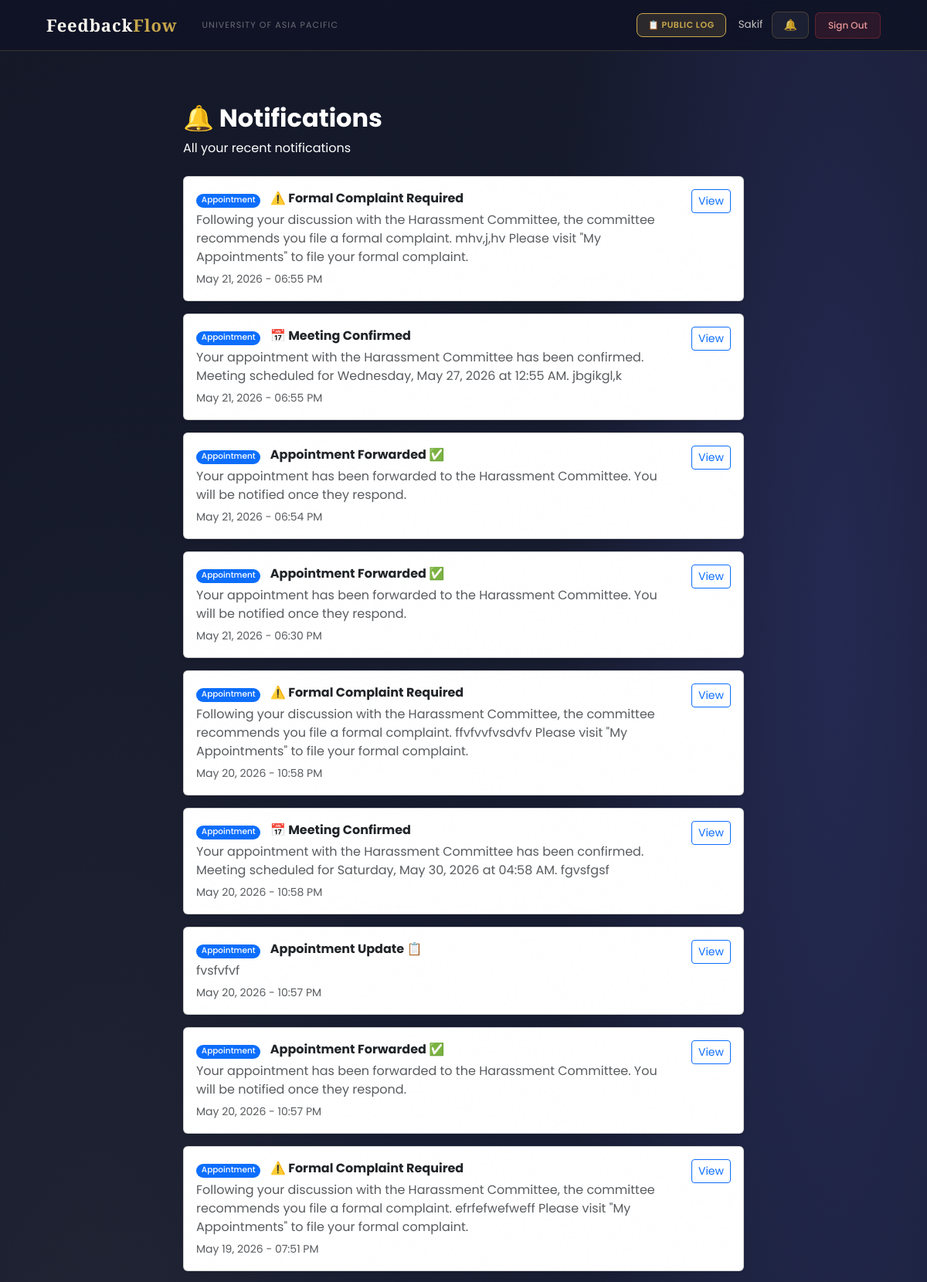
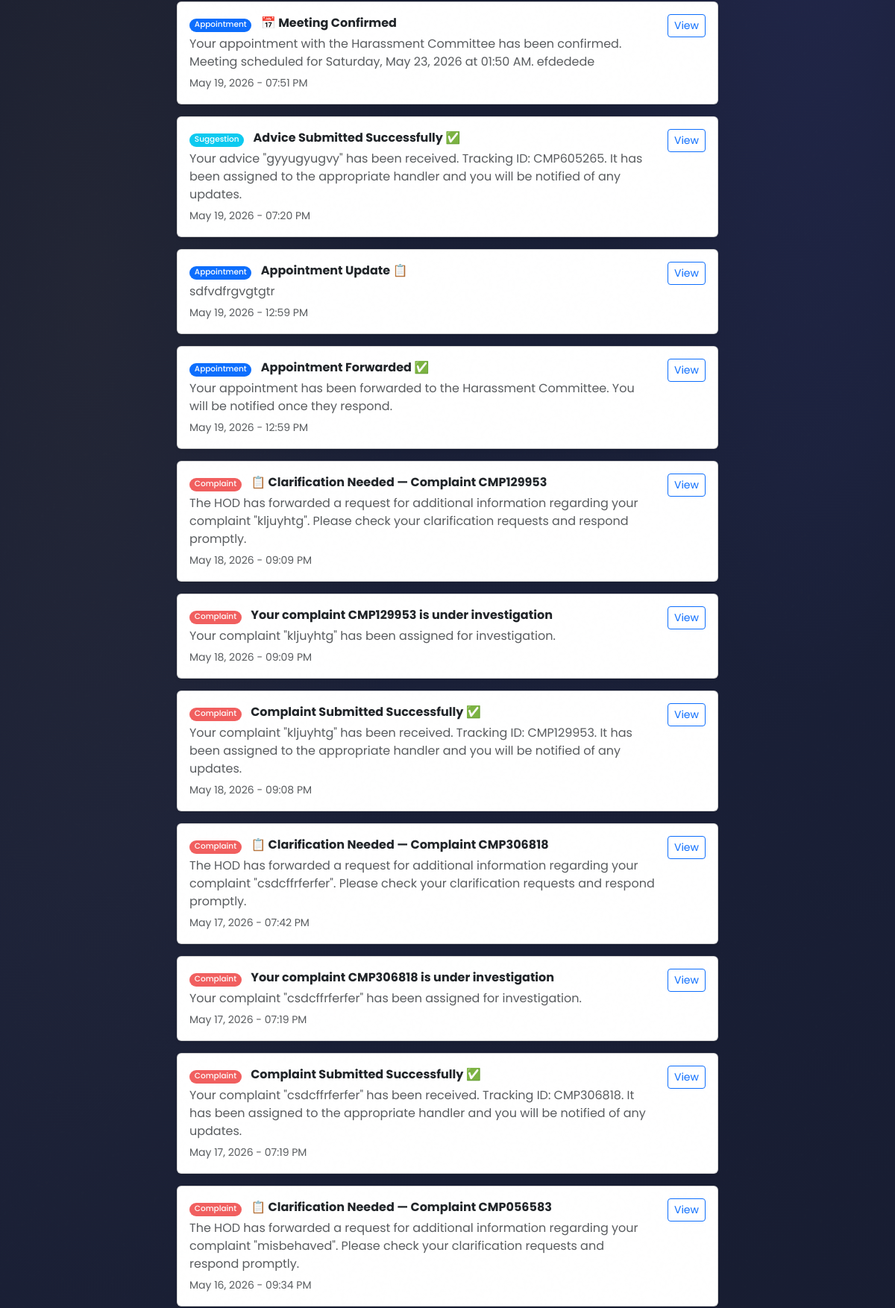
/notifications/ (signed in, upper part), run on the app's committed database (2 pictures, top to bottom).
### users/models.py (models this page shows, shortened)
class User(AbstractBaseUser, PermissionsMixin):
    ROLE_CHOICES = (
        ('Student',   'Student'),
        ('Faculty',   'Faculty'),
        ('HOD',       'Head of Department'),
        ('Staff',     'Staff'),
        ('DAO',       'Dean of Administration Office'),
        ('Admin',     'Administrator'),
        ('Committee', 'Committee Member'),
    )
    DEPARTMENT_CHOICES = (
        ('DBA',          'Department of Business Administration'),
        ('CSE',          'Department of Computer Science and Engineering'),
        ('CE',           'Department of Civil Engineering'),
        ('EEE',          'Department of Electrical and Electronic Engineering'),
        ('Pharmacy',     'Department of Pharmacy'),
        ('Law',          'Department of Law and Human Rights'),
        ('English',      'Department of English'),
        ('Architecture', 'Department of Architecture'),
    )
    COMMITTEE_TYPE_CHOICES = (
        ('Harassment Committee', 'Harassment Committee'),
        ('Proctorial Committee', 'Proctorial Committee'),
    )
    email          = models.EmailField(unique=True, max_length=255)
    full_name      = models.CharField(max_length=150)
    role           = models.CharField(max_length=20, choices=ROLE_CHOICES)
    department     = models.CharField(max_length=100, choices=DEPARTMENT_CHOICES, null=True, blank=True)
    student_id     = models.CharField(max_length=50, unique=True, null=True, blank=True)
    committee_type = models.CharField(max_length=50, choices=COMMITTEE_TYPE_CHOICES, null=True, blank=True)
    is_active      = models.BooleanField(default=True)
    is_staff       = models.BooleanField(default=False)
    created_at     = models.DateTimeField(auto_now_add=True)
    updated_at     = models.DateTimeField(auto_now=True)
    USERNAME_FIELD  = 'email'
    REQUIRED_FIELDS = ['full_name']
    objects = UserManager()
    class Meta:
        verbose_name        = 'User'
        verbose_name_plural = 'Users'
        ordering            = ['-created_at']
    def get_short_name(self):
        return self.full_name.split()[0] if self.full_name else self.email

class Notification(models.Model):
    NOTIFICATION_TYPES = [
        ('complaint',    'Complaint'),
        ('appointment',  'Appointment'),
        ('update',       'Complaint Update'),
        ('feedback',     'Feedback'),
        ('announcement', 'Announcement'),
    ]
    recipient         = models.ForeignKey('User', on_delete=models.CASCADE, related_name='notifications')
    title             = models.CharField(max_length=200)
    message           = models.TextField()
    notification_type = models.CharField(max_length=20, choices=NOTIFICATION_TYPES)
    link              = models.CharField(max_length=200, blank=True, null=True)
    is_read           = models.BooleanField(default=False)
    created_at        = models.DateTimeField(auto_now_add=True)
    class Meta:
        ordering = ['-created_at']

### users/views.py (the view)
# urls.py: path('notifications/',                            views.notifications_view,     name='notifications'),
@login_required
def notifications_view(request):
    notifications = Notification.objects.filter(
        recipient=request.user
    ).order_by('-created_at')
    notifications.filter(is_read=False).update(is_read=True)
    return render(request, 'users/notifications.html', {
        'notifications': notifications,
        'page_title':    'Notifications',
    })

### users/context_processors.py (called while the page is built)
def notifications_count(request):
    if request.user.is_authenticated:
        from users.models import Notification, Announcement
        count = Notification.objects.filter(
            recipient=request.user,
            is_read=False
        ).count()
        active_announcements = []
        for ann in Announcement.objects.filter(is_active=True).order_by('-created_at')[:10]:
            if ann.is_visible_to(request.user):
                active_announcements.append(ann)
            if len(active_announcements) >= 3:
                break
        return {
            'unread_notifications_count': count,
            'active_announcements': active_announcements,
        }
    return {'unread_notifications_count': 0, 'active_announcements': []}

### users/templates/users/notifications.html (shortened to what this page needs)
{% extends 'users/base.html' %}
{% block content %}
<div class="container py-5" style="max-width: 750px;">
    <div class="mb-4">
        <h2 class="fw-bold" style="color:#ffffff;">🔔 Notifications</h2>
        <p class="text-white">All your recent notifications</p>
    </div>
    {% if notifications %}
        {% for notif in notifications %}
        <div class="card mb-3 shadow-sm {% if not notif.is_read %}border-primary{% endif %}">
            <div class="card-body d-flex justify-content-between align-items-start">
                <div>
                    {% if notif.notification_type == 'complaint' %}
                         {% if 'Suggestion' in notif.title or 'Opinion' in notif.title or 'Advice' in notif.title %}
                            <span class="badge bg-info me-2">Suggestion</span>
                        {% elif 'Issue' in notif.title %}
                            <span class="badge bg-warning text-dark me-2">Issue</span>
                        {% else %}
                            <span class="badge bg-danger me-2">Complaint</span>
                        {% endif %}
                    {% elif notif.notification_type == 'appointment' %}
                        <span class="badge bg-primary me-2">Appointment</span>
                    {% else %}
                        <span class="badge bg-success me-2">Update</span>
                    {% endif %}
                    <strong>{{ notif.title }}</strong>
                    <p class="text-muted mb-1 mt-1">{{ notif.message }}</p>
                    <small class="text-muted">{{ notif.created_at|date:"M d, Y - h:i A" }}</small>
                </div>
                {% if notif.link %}
                <a href="{% url 'mark_notification_read' notif.id %}" class="btn btn-sm btn-outline-primary ms-3">
                    View
                </a>
                {% endif %}
            </div>
        </div>
        {% endfor %}
    {% else %}
        <div class="text-center py-5">
            <p style="font-size: 60px;">🔔</p>
            <h5 class="text-muted">No notifications yet</h5>
            <p class="text-muted">You will be notified when something happens.</p>
        </div>
    {% endif %}
</div>
{% endblock %}

### users/templates/users/base.html (shortened to what this page needs)
<!DOCTYPE html>
<html lang="en">
<head>
    <link href="https://cdn.jsdelivr.net/npm/bootstrap@5.3.0/dist/css/bootstrap.min.css" rel="stylesheet">
</head>
<body>
    <nav class="navbar navbar-expand-lg">
        <div class="container-fluid d-flex align-items-center gap-3">
            <a class="navbar-brand" href="/">Feedback<em>Flow</em></a>
            <span class="navbar-text d-none d-md-inline">University of Asia Pacific</span>
            {% if user.is_authenticated %}
            <div class="ms-auto d-flex align-items-center gap-2">
                <a href="{% url 'public_log' %}" class="btn-bell"
                    style="font-size:11px; font-weight:600; text-transform:uppercase; letter-spacing:0.05em; background:rgba(201,168,76,.15); color:var(--gold) !important; border-color:var(--gold) !important;">
                    📋 Public Log
                </a>
                <span class="nav-user-info d-none d-md-inline ms-2">{{ user.get_short_name }}</span>
                <a href="{% url 'notifications' %}" class="btn-bell ms-1">
                    🔔
                </a>
                <a href="{% url 'logout' %}" class="btn-logout">Sign Out</a>
            </div>
            {% endif %}
        </div>
    </nav>
    <main>
        {% block content %}{% endblock %}
    </main>
</body>
</html>

### data on the page
User: get_short_name "Sakif"
Notification: notification_type "Appointment", title "⚠️ Formal Complaint Required", message "Following your discussion with the Harassment Committee, the committee recommends you file a formal complaint. mhv,j,hv Please visit \"My Appointments\" to file your formal complaint.", created_at "May 21, 2026 - 06:55 PM", link "View"
Notification: notification_type "Appointment", title "📅 Meeting Confirmed", message "Your appointment with the Harassment Committee has been confirmed. Meeting scheduled for Wednesday, May 27, 2026 at 12:55 AM. jbgikgl,k", created_at "May 21, 2026 - 06:55 PM", link "View"
Notification: notification_type "Appointment", title "Appointment Forwarded ✅", message "Your appointment has been forwarded to the Harassment Committee. You will be notified once they respond.", created_at "May 21, 2026 - 06:54 PM", link "View"
Notification: notification_type "Appointment", title "Appointment Forwarded ✅", message "Your appointment has been forwarded to the Harassment Committee. You will be notified once they respond.", created_at "May 21, 2026 - 06:30 PM", link "View"
Notification: notification_type "Appointment", title "⚠️ Formal Complaint Required", message "Following your discussion with the Harassment Committee, the committee recommends you file a formal complaint. ffvfvvfvsdvfv Please visit \"My Appointments\" to file your formal complaint.", created_at "May 20, 2026 - 10:58 PM", link "View"
Notification: notification_type "Appointment", title "📅 Meeting Confirmed", message "Your appointment with the Harassment Committee has been confirmed. Meeting scheduled for Saturday, May 30, 2026 at 04:58 AM. fgvsfgsf", created_at "May 20, 2026 - 10:58 PM", link "View"
Notification: notification_type "Appointment", title "Appointment Update 📋", message "fvsfvfvf", created_at "May 20, 2026 - 10:57 PM", link "View"
Notification: notification_type "Appointment", title "Appointment Forwarded ✅", message "Your appointment has been forwarded to the Harassment Committee. You will be notified once they respond.", created_at "May 20, 2026 - 10:57 PM", link "View"
Notification: notification_type "Appointment", title "⚠️ Formal Complaint Required", message "Following your discussion with the Harassment Committee, the committee recommends you file a formal complaint. efrfefwefweff Please visit \"My Appointments\" to file your formal complaint.", created_at "May 19, 2026 - 07:51 PM", link "View"
Notification: notification_type "Appointment", title "📅 Meeting Confirmed", message "Your appointment with the Harassment Committee has been confirmed. Meeting scheduled for Saturday, May 23, 2026 at 01:50 AM. efdedede", created_at "May 19, 2026 - 07:51 PM", link "View"
Notification: notification_type "Suggestion", title "Advice Submitted Successfully ✅", message "Your advice \"gyyugyugvy\" has been received. Tracking ID: CMP605265. It has been assigned to the appropriate handler and you will be notified of any updates.", created_at "May 19, 2026 - 07:20 PM", shows "View"
Notification: notification_type "Appointment", title "Appointment Update 📋", message "sdfvdfrgvgtgtr", created_at "May 19, 2026 - 12:59 PM", link "View"
Notification: notification_type "Appointment", title "Appointment Forwarded ✅", message "Your appointment has been forwarded to the Harassment Committee. You will be notified once they respond.", created_at "May 19, 2026 - 12:59 PM", link "View"
Notification: notification_type "Complaint", title "📋 Clarification Needed — Complaint CMP129953", message "The HOD has forwarded a request for additional information regarding your complaint \"kljuyhtg\". Please check your clarification requests and respond promptly.", created_at "May 18, 2026 - 09:09 PM", shows "View"
Notification: notification_type "Complaint", title "Your complaint CMP129953 is under investigation", message "Your complaint \"kljuyhtg\" has been assigned for investigation.", created_at "May 18, 2026 - 09:09 PM", shows "View"
Notification: notification_type "Complaint", title "Complaint Submitted Successfully ✅", message "Your complaint \"kljuyhtg\" has been received. Tracking ID: CMP129953. It has been assigned to the appropriate handler and you will be notified of any updates.", created_at "May 18, 2026 - 09:08 PM", shows "View"
Notification: notification_type "Complaint", title "📋 Clarification Needed — Complaint CMP306818", message "The HOD has forwarded a request for additional information regarding your complaint \"csdcffrferfer\". Please check your clarification requests and respond promptly.", created_at "May 17, 2026 - 07:42 PM", shows "View"
Notification: notification_type "Complaint", title "Your complaint CMP306818 is under investigation", message "Your complaint \"csdcffrferfer\" has been assigned for investigation.", created_at "May 17, 2026 - 07:19 PM", shows "View"
Notification: notification_type "Complaint", title "Complaint Submitted Successfully ✅", message "Your complaint \"csdcffrferfer\" has been received. Tracking ID: CMP306818. It has been assigned to the appropriate handler and you will be notified of any updates.", created_at "May 17, 2026 - 07:19 PM", shows "View"
Notification: notification_type "Complaint", title "📋 Clarification Needed — Complaint CMP056583", message "The HOD has forwarded a request for additional information regarding your complaint \"misbehaved\". Please check your clarification requests and respond promptly.", created_at "May 16, 2026 - 09:34 PM", shows "View"
